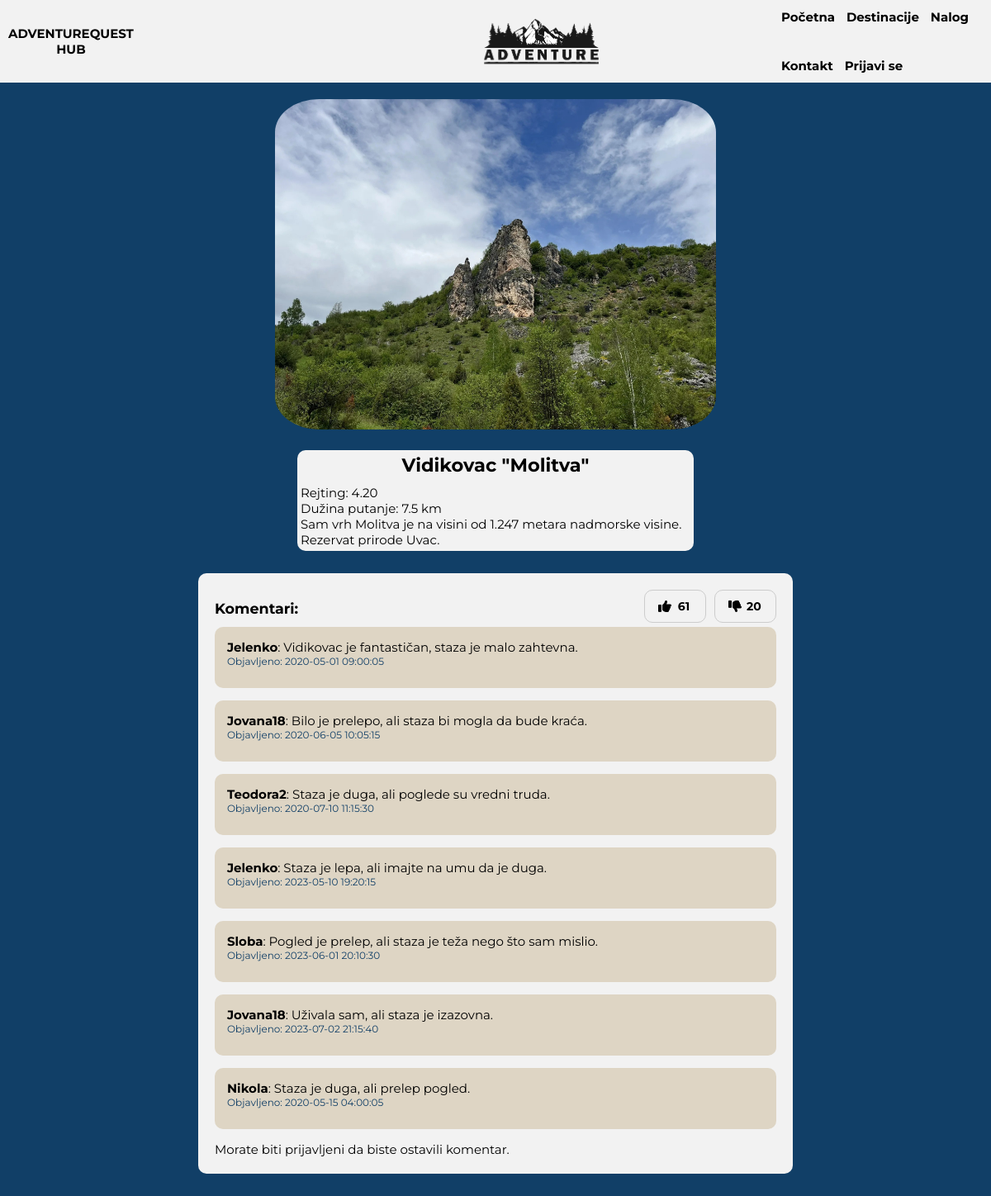
The page /Detalji?id=208 on the database its author committed.
### tables this page shows
CREATE TABLE `destinacije` (
  `ID` int(11) NOT NULL,
  `naziv` varchar(255) NOT NULL,
  `opis` text DEFAULT NULL,
  `slika` varchar(255) DEFAULT NULL,
  `rejting` decimal(4,2) DEFAULT NULL,
  `duzina_putanje` varchar(20) DEFAULT NULL
);

CREATE TABLE `komentari` (
  `ID` int(11) NOT NULL,
  `destinacija_id` int(11) NOT NULL,
  `korisnicko_ime` varchar(255) NOT NULL,
  `sadrzaj` mediumtext NOT NULL,
  `vreme` timestamp NOT NULL DEFAULT current_timestamp(),
  `user_id` int(11) DEFAULT NULL
);

### wbp/model/destination-details.php (the view, shortened to what this page needs)
<?php
function getDestinationDetails($destination_id)
{
    $connection = db_connect();
    $query = "SELECT * FROM destinacije WHERE ID = $destination_id";
    $result = $connection->query($query);
    if ($result && $result->num_rows > 0) {
        $destination_details = $result->fetch_assoc();
        return $destination_details;
    } else {
        $connection->close();
        return array();
    }
}
if (isset($_GET['id'])) {
    $destination_id = $_GET['id'];
    $destination_details = getDestinationDetails($destination_id);
} else {
    echo "Nije odabrana destinacija.";
    exit;
}
?>
<!DOCTYPE html>
<html lang="en">
<head>
    <link rel="stylesheet" href="https://cdnjs.cloudflare.com/ajax/libs/font-awesome/6.0.0-beta3/css/all.min.css">
    <link rel="stylesheet" href="/wbp/public/css/styles.css">
    <link rel="stylesheet" href="/wbp/public/css/like.css">
    <link rel="stylesheet" href="/wbp/public/css/comment.css">
    <link rel="stylesheet" href="/wbp/public/css/destinacije.css">
</head>
<body>
    <?php include '../template/page-header.php'; ?>
    <div class="destination-details">
        <img class="destination-details__image" src="<?php echo $destination_details['slika']; ?>"
            alt="<?php echo $destination_details['naziv']; ?>">
        <div class="text-area">
            <h2 class="destination-details__title"><?php echo $destination_details['naziv']; ?></h2>
            <p class="destination-details__rating">Rejting: <?php echo $destination_details['rejting']; ?></p>
            <p class="destination-details__distance">Dužina putanje:
                <?php echo $destination_details['duzina_putanje']; ?> km</p>
            <p class="destination-details__description"><?php echo $destination_details['opis']; ?></p>
        </div>
    </div>
    <?php
    $destination_id = $destination_details['ID'];
    $connection = db_connect();
    $like_query = "SELECT COUNT(*) AS total_likes FROM reactions WHERE destinacija_id = ? AND reaction_type = 'like'";
    $like_statement = $connection->prepare($like_query);
    $like_statement->bind_param("i", $destination_id);
    $like_statement->execute();
    $like_result = $like_statement->get_result();
    $like_row = $like_result->fetch_assoc();
    $like_count = $like_row['total_likes'];
    $dislike_query = "SELECT COUNT(*) AS total_dislikes FROM reactions WHERE destinacija_id = ? AND reaction_type = 'dislike'";
    $dislike_statement = $connection->prepare($dislike_query);
    $dislike_statement->bind_param("i", $destination_id);
    $dislike_statement->execute();
    $dislike_result = $dislike_statement->get_result();
    $dislike_row = $dislike_result->fetch_assoc();
    $dislike_count = $dislike_row['total_dislikes'];
    ?>
    <div class="comments-area">
        <section class="comments-section">
            <div class="comments-header">
                <h3>Komentari:</h3>
                <div class="reaction-buttons">
                    <button class="reaction-btn" id="like-btn" data-id="<?php echo $destination_id; ?>"
                        onclick="updateReaction('like', <?php echo $destination_id; ?>)">
                        <i class="fas fa-thumbs-up"></i>
                        <span id="like-count-<?php echo $destination_id; ?>"><?php echo $like_count; ?></span>
                    </button>
                    <button class="reaction-btn" id="dislike-btn" data-id="<?php echo $destination_id; ?>"
                        onclick="updateReaction('dislike', <?php echo $destination_id; ?>)">
                        <i class="fas fa-thumbs-down"></i>
                        <span id="dislike-count-<?php echo $destination_id; ?>"><?php echo $dislike_count; ?></span>
                    </button>
                </div>
            </div>
            <?php
            $connection = db_connect();
            $comments_query = "SELECT * FROM komentari WHERE destinacija_id = ?";
            $comments_statement = $connection->prepare($comments_query);
            $comments_statement->bind_param("i", $destination_id);
            $comments_statement->execute();
            $result = $comments_statement->get_result();
            if ($result->num_rows > 0) {
                while ($row = $result->fetch_assoc()) {
                    echo '<div class="comment">';
                    echo '<p><strong>' . htmlspecialchars($row['korisnicko_ime']) . '</strong>: ' . htmlspecialchars($row['sadrzaj']) . '</p>';
                    echo '<p class="comment-time">Objavljeno: ' . htmlspecialchars($row['vreme']) . '</p>';
                    echo '</div>';
                }
            } else {
                echo '<p>Još uvek nema komentara.</p>';
            }
            ?>
            <?php if (isset($_SESSION['logged_in']) && $_SESSION['logged_in'] === true): ?>
                <form action="<?php echo htmlspecialchars($_SERVER["PHP_SELF"]) . "?id=" . $destination_id; ?>"
                    method="POST" class="comment-form">
                    <textarea name="comment" rows="4" cols="50" required></textarea><br>
                    <button type="submit">Dodaj komentar</button>
                </form>
            <?php else: ?>
                <p>Morate biti prijavljeni da biste ostavili komentar.</p>
            <?php endif; ?>
        </section>
    </div>
</body>
</html>

### wbp/public/css/styles.css (style rules this page uses)
html { font-size: calc(100vw / 3440 * 15); }
@media only screen and (max-width: 160em) { html { font-size: calc(100vw / 2560 * 15); } }
@media only screen and (max-width: 120em) { html { font-size: calc(100vw / 1920 * 10); } }
:root { --primary-color: #113f67; --secondary-color:#f2f2f2; --tertiary-color: #9fd3c7; --quaternary-color: #ded5c4; --text-color: black; }
* { box-sizing: border-box; margin: 0; padding: 0; }
body { font-family: 'Montserrat', sans-serif; background-color: var(--primary-color); font-size: 15px; }
li, a, button { font-family: "Montserrat", sans-serif; font-weight: 700; font-style: normal; font-size: 15px; color: var(--text-color); }

### wbp/public/css/like.css (style rules this page uses)
:root { --primary-color: #113f67; --secondary-color: #f2f2f2; --tertiary-color: #9fd3c7; --quaternary-color: #ded5c4; --text-color: black; }
.reaction-buttons { display: flex; justify-content: flex-end; gap: 10px; }
.reaction-btn { background: none; border: 1px solid #ccc; margin-bottom: 5px; padding: 10px 16px; cursor: pointer; font-size: 14px; font-style: normal; border-radius: 10px; display: flex; align-items: center; gap: 5px; min-width: 40px; max-width: 120px; justify-content: space-between; }
.reaction-btn i { font-size: 16px; }
.reaction-btn span { min-width: 20px; }

### wbp/public/css/comment.css (style rules this page uses)
:root { --primary-color: #113f67; --secondary-color:#f2f2f2; --tertiary-color: #9fd3c7; --quaternary-color: #ded5c4; --text-color: black; }
.comments-area { padding-top: 0; }
.comments-section { width: 60%; border-radius: 10px; margin: 100px auto; background-color: var(--secondary-color); padding: 20px; margin-top: 2%; margin-bottom: 10%; }
.comments-header { display: flex; justify-content: space-between; align-items: center; padding-top: 0; margin-top: 0; width: 100%; }
.comment { background-color: var(--quaternary-color); border-radius: 10px; padding: 15px; margin-bottom: 15px; }
.comment-time { font-size: 12px; color: var(--primary-color); margin-bottom: 10px; }

### wbp/public/css/destinacije.css (style rules this page uses)
:root { --primary-color: #113f67; --secondary-color:#f2f2f2; --tertiary-color: #9fd3c7; --quaternary-color: #ded5c4; --text-color: black; }
.destination-details { display: flex; flex-direction: column; align-items: center; }
.destination-details__image { width: auto; height: 400px; border-radius: 10% 10% 10% 10%; margin-top: 20px; margin-bottom: 20px; position: relative; }
.text-area { width: 40%; border-radius: 10px; background-color: var(--secondary-color); padding: 4px; margin-top: 0.3em; margin-bottom: 0.2em; }
.destination-details__title { text-align: center; margin-bottom: 10px; }
.destination-details__description { color: var(--primery-color); text-align: left; }

### rows shown on the page
destinacije: slika (picture), naziv "Vidikovac \"Molitva\"", rejting "4.20", duzina_putanje "7.5", opis "Sam vrh Molitva je na visini od 1.247 metara nadmorske visine. Rezervat prirode Uvac."
komentari: korisnicko_ime "Jelenko", sadrzaj "Vidikovac je fantastičan, staza je malo zahtevna.", vreme "2020-05-01 09:00:05"
komentari: korisnicko_ime "Jovana18", sadrzaj "Bilo je prelepo, ali staza bi mogla da bude kraća.", vreme "2020-06-05 10:05:15"
komentari: korisnicko_ime "Teodora2", sadrzaj "Staza je duga, ali poglede su vredni truda.", vreme "2020-07-10 11:15:30"
komentari: korisnicko_ime "Jelenko", sadrzaj "Staza je lepa, ali imajte na umu da je duga.", vreme "2023-05-10 19:20:15"
komentari: korisnicko_ime "Sloba", sadrzaj "Pogled je prelep, ali staza je teža nego što sam mislio.", vreme "2023-06-01 20:10:30"
komentari: korisnicko_ime "Jovana18", sadrzaj "Uživala sam, ali staza je izazovna.", vreme "2023-07-02 21:15:40"
komentari: korisnicko_ime "Nikola", sadrzaj "Staza je duga, ali prelep pogled.", vreme "2020-05-15 04:00:05"

### other values the page prints
$like_count "61"
$dislike_count "20"
